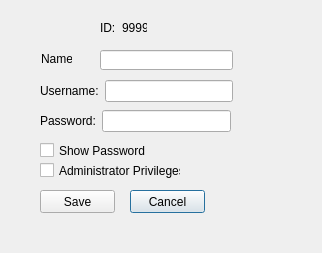
<?xml version="1.0" encoding="UTF-8"?>
<ui version="4.0">
 <class>AddUsers</class>
 <widget class="QDialog" name="AddUsers">
  <property name="geometry">
   <rect>
    <x>0</x>
    <y>0</y>
    <width>322</width>
    <height>253</height>
   </rect>
  </property>
  <property name="minimumSize">
   <size>
    <width>322</width>
    <height>253</height>
   </size>
  </property>
  <property name="maximumSize">
   <size>
    <width>322</width>
    <height>253</height>
   </size>
  </property>
  <property name="windowTitle">
   <string>Demenrted - Add User</string>
  </property>
  <widget class="QPushButton" name="pushButton_Cancel">
   <property name="geometry">
    <rect>
     <x>130</x>
     <y>190</y>
     <width>75</width>
     <height>23</height>
    </rect>
   </property>
   <property name="text">
    <string>Cancel</string>
   </property>
  </widget>
  <widget class="QCheckBox" name="checkBox_admin">
   <property name="geometry">
    <rect>
     <x>40</x>
     <y>160</y>
     <width>141</width>
     <height>21</height>
    </rect>
   </property>
   <property name="text">
    <string>Administrator Privileges</string>
   </property>
  </widget>
  <widget class="QCheckBox" name="checkBox">
   <property name="geometry">
    <rect>
     <x>40</x>
     <y>140</y>
     <width>131</width>
     <height>21</height>
    </rect>
   </property>
   <property name="text">
    <string>Show Password</string>
   </property>
  </widget>
  <widget class="QWidget" name="layoutWidget">
   <property name="geometry">
    <rect>
     <x>100</x>
     <y>20</y>
     <width>47</width>
     <height>15</height>
    </rect>
   </property>
   <layout class="QHBoxLayout" name="horizontalLayout_4">
    <item>
     <widget class="QLabel" name="label_4">
      <property name="text">
       <string>ID:</string>
      </property>
     </widget>
    </item>
    <item>
     <widget class="QLabel" name="label_ID">
      <property name="text">
       <string>9999</string>
      </property>
     </widget>
    </item>
   </layout>
  </widget>
  <widget class="QLineEdit" name="lineEdit_Name">
   <property name="geometry">
    <rect>
     <x>100</x>
     <y>50</y>
     <width>133</width>
     <height>20</height>
    </rect>
   </property>
  </widget>
  <widget class="QWidget" name="layoutWidget_2">
   <property name="geometry">
    <rect>
     <x>40</x>
     <y>80</y>
     <width>193</width>
     <height>22</height>
    </rect>
   </property>
   <layout class="QHBoxLayout" name="horizontalLayout_2">
    <item>
     <widget class="QLabel" name="label_2">
      <property name="text">
       <string>Username:</string>
      </property>
     </widget>
    </item>
    <item>
     <widget class="QLineEdit" name="lineEdit_Username"/>
    </item>
   </layout>
  </widget>
  <widget class="QLabel" name="label">
   <property name="geometry">
    <rect>
     <x>41</x>
     <y>51</y>
     <width>31</width>
     <height>16</height>
    </rect>
   </property>
   <property name="text">
    <string>Name:</string>
   </property>
  </widget>
  <widget class="QWidget" name="layoutWidget_3">
   <property name="geometry">
    <rect>
     <x>40</x>
     <y>110</y>
     <width>191</width>
     <height>22</height>
    </rect>
   </property>
   <layout class="QHBoxLayout" name="horizontalLayout_3">
    <item>
     <widget class="QLabel" name="label_3">
      <property name="text">
       <string>Password:</string>
      </property>
     </widget>
    </item>
    <item>
     <widget class="QLineEdit" name="lineEdit_Password"/>
    </item>
   </layout>
  </widget>
  <widget class="QPushButton" name="pushButton_Save">
   <property name="geometry">
    <rect>
     <x>40</x>
     <y>190</y>
     <width>75</width>
     <height>23</height>
    </rect>
   </property>
   <property name="text">
    <string>Save</string>
   </property>
  </widget>
 </widget>
 <resources/>
 <connections/>
</ui>
